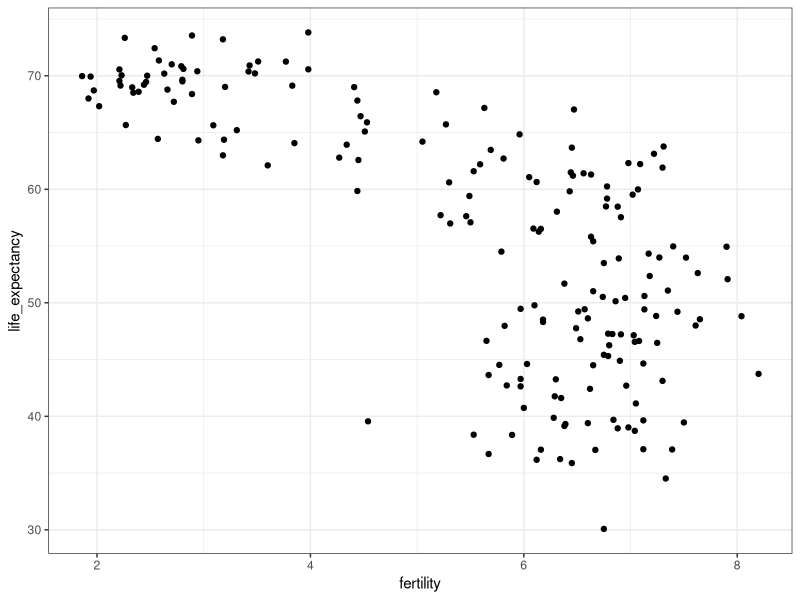
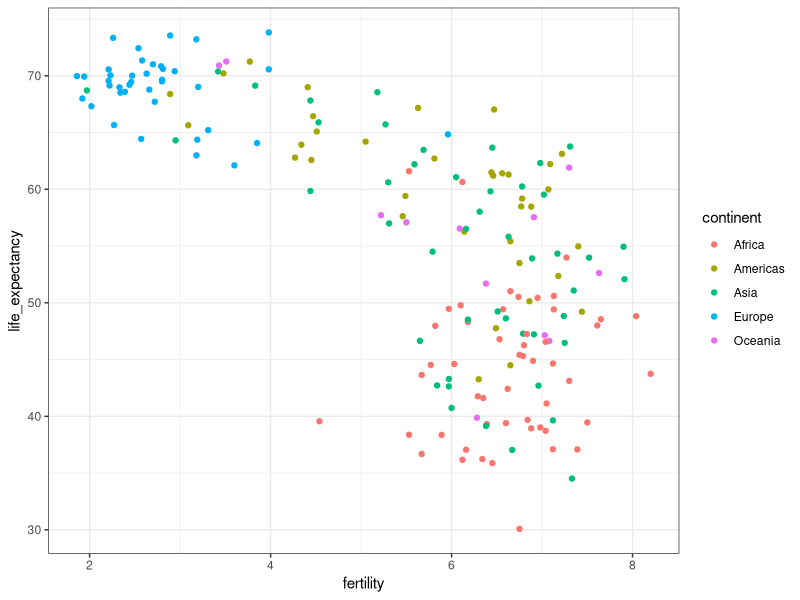
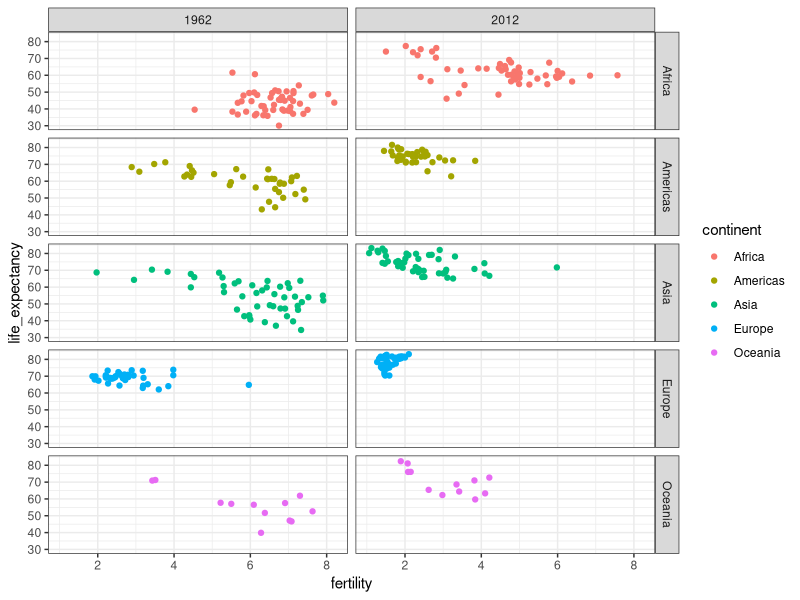
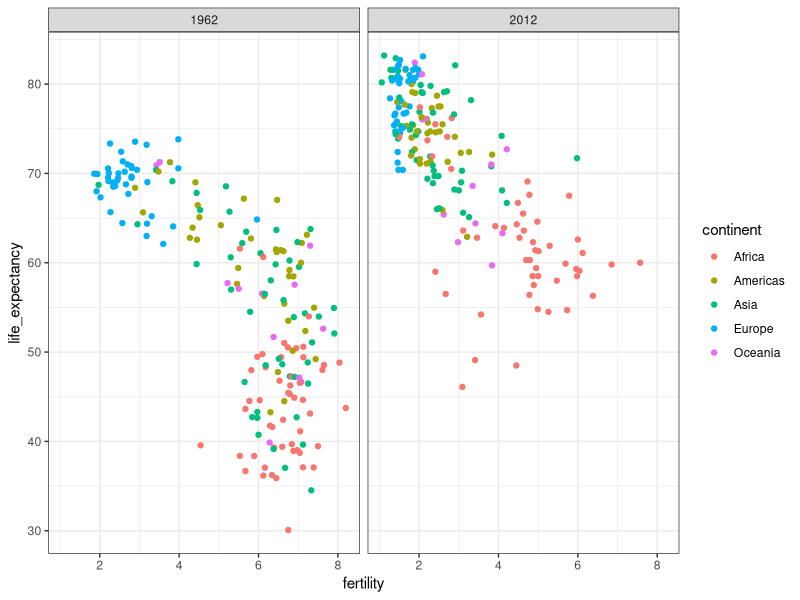
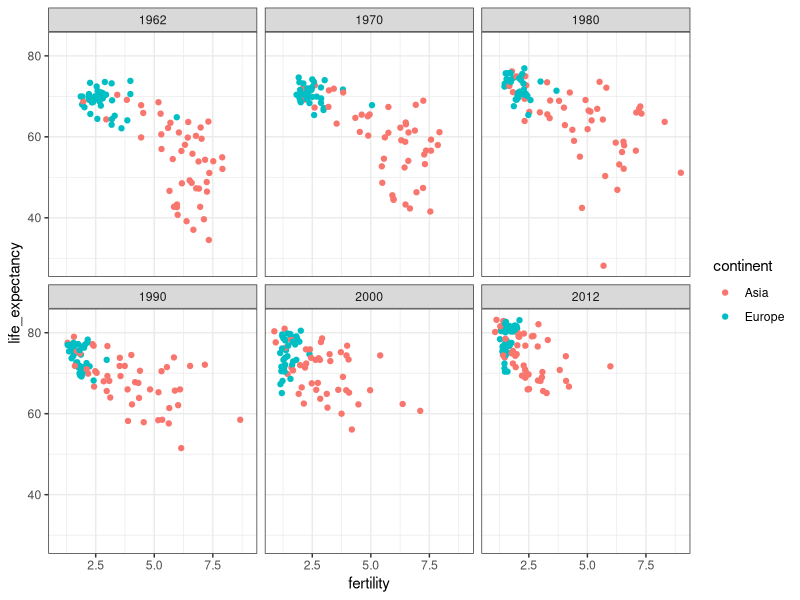
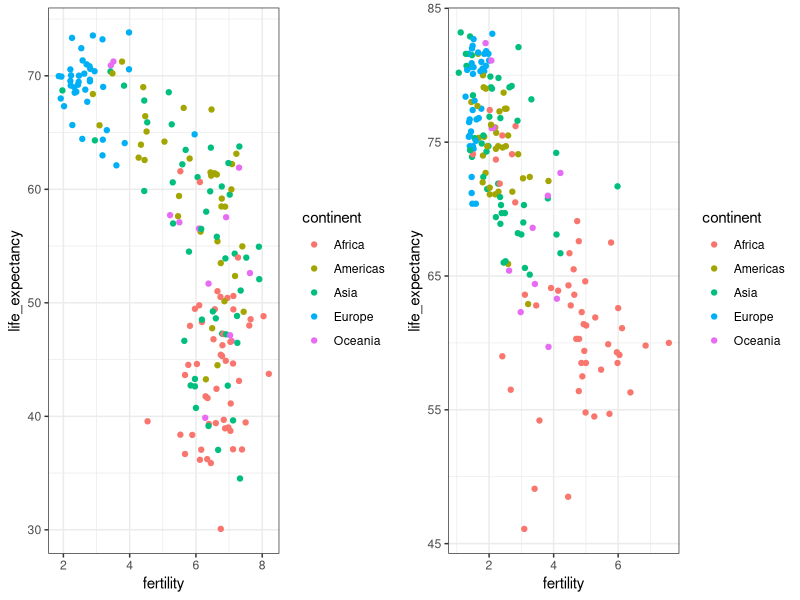
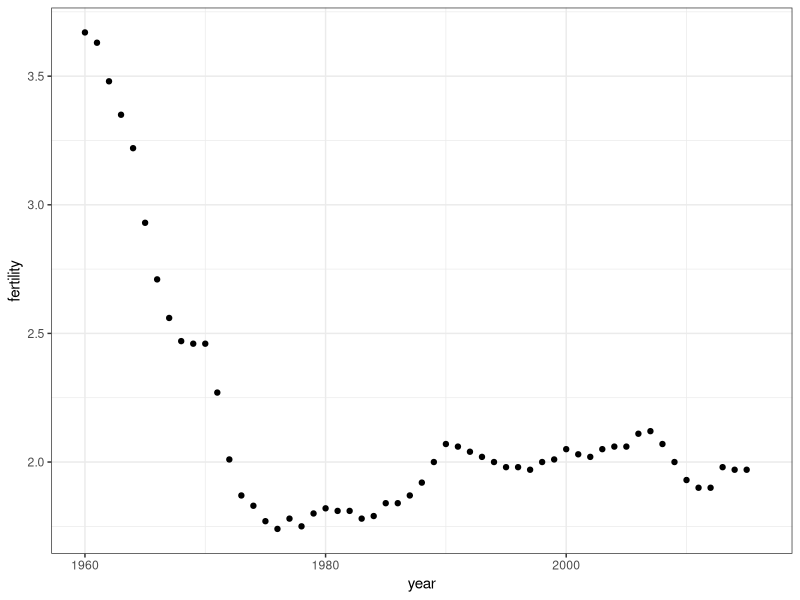
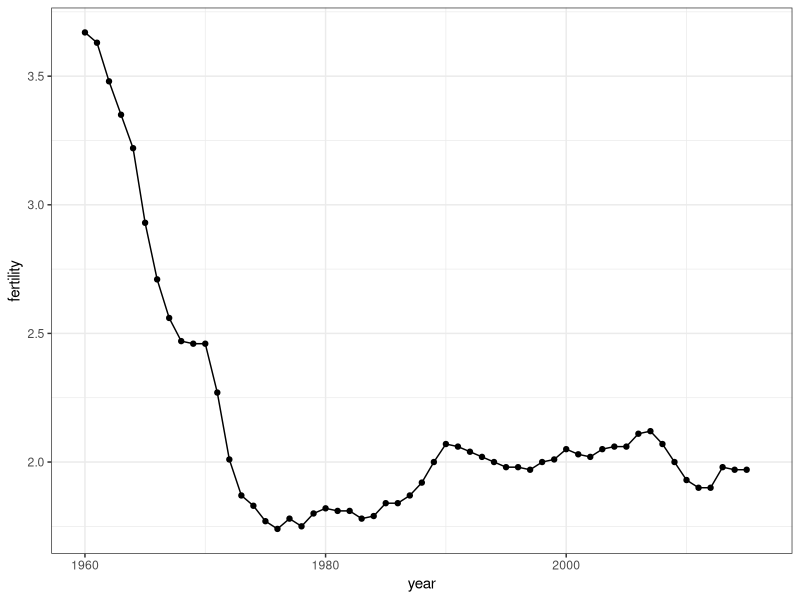

The R source for these figures, in order:
## ---- chunk 1
knitr::opts_chunk$set(echo = TRUE)
## ---- chunk 2
library(dslabs)
data(gapminder)
head(gapminder)
## ---- chunk 3
library(tidyverse)
gapminder %>% filter(year == 2015 & country %in% c("Sri Lanka","Turkey")) %>% 
              select(country, infant_mortality)
## ---- chunk 4
comp_table <- tibble(comparison = rep(1:5, each = 2),
              country = c("Sri Lanka", "Turkey", "Poland", "South Korea", "Malaysia", "Russia", "Pakistan","Vietnam","Thailand","South Africa"))

tmp <- gapminder %>% filter(year == 2015) %>% 
                     select(country, infant_mortality) %>% 
                     mutate(country = as.character(country)) ##to match characters to characters
  
tab <- inner_join(comp_table, tmp, by = "country") %>% select(-comparison)
  
bind_cols(slice(tab,seq(1,9,2)), slice(tab,seq(2,10,2))) %>% knitr::kable(col.names = c('Country_1', 'Infant_Mortality_1', 'Country_2', 'Infant_Mortality_2'))
## ---- chunk 5
ds_theme_set()

gapminder %>% filter(year == 1962) %>%
  ggplot(aes(fertility, life_expectancy)) +
  geom_point()
## ---- chunk 6
filter(gapminder, year == 1962) %>%
  ggplot(aes(fertility, life_expectancy, color = continent)) +
  geom_point() 
## ---- chunk 7
gapminder %>% filter(year %in% c(1962, 2012)) %>%
  ggplot(aes(fertility, life_expectancy, color = continent)) +
  geom_point() +
  facet_grid(continent~year)
## ---- chunk 8
filter(gapminder, year %in% c(1962, 2012)) %>%
  ggplot(aes(fertility, life_expectancy, color = continent)) +
  geom_point() +
  facet_grid(. ~ year)
## ---- chunk 9
years <- c(1962, 1970, 1980, 1990, 2000, 2012)
continents <- c("Europe", "Asia")
gapminder %>% 
  filter(year %in% years & continent %in% continents) %>%
  ggplot(aes(fertility, life_expectancy, color = continent)) +
  geom_point() +
  facet_wrap(. ~ year) 
## ---- chunk 10
library(gridExtra)
p1 <- filter(gapminder, year == 1962) %>%
  ggplot(aes(fertility, life_expectancy, col = continent)) +
  geom_point() 

p2 <- filter(gapminder, year == 2012) %>%
  ggplot(aes(fertility, life_expectancy, col = continent)) +
  geom_point() 

grid.arrange(p1, p2, ncol = 2)
## ---- chunk 11
gapminder %>% filter(country == "United States") %>% 
  ggplot(aes(year, fertility)) +
  geom_point()
## ---- chunk 12
gapminder %>% filter(country == "United States") %>% 
  ggplot(aes(year,fertility)) +
  geom_line() +
  geom_point()
## ---- chunk 13
countries <- c("South Korea", "Germany")
gapminder %>% filter(country %in% countries) %>% 
  ggplot(aes(year,fertility)) +
  geom_line()
## ---- chunk 14
countries <- c("South Korea", "Germany")
gapminder %>% filter(country %in% countries) %>% 
  ggplot(aes(year, fertility, group = country)) +
  geom_line()
## ---- chunk 15
countries <- c("South Korea", "Germany")
gapminder %>% filter(country %in% countries) %>% 
  ggplot(aes(year,fertility, color = country)) +
  geom_line()
## ---- chunk 16
labels <- data.frame(country = countries, x = c(1975, 1965), y = c(60, 72))
labels
gapminder %>% filter(country %in% countries) %>% 
  ggplot(aes(year, life_expectancy, color = country)) +
  geom_line() +
  geom_text(data = labels, aes(x, y, label = country), size = 5) +
  theme(legend.position = "none")
## ---- chunk 17
gapminder <- gapminder %>% 
  mutate(dollars_per_day = gdp/population/365)
## ---- chunk 18
past_year <- 1970
gapminder %>% 
  filter(year == past_year & !is.na(gdp)) %>%
  ggplot(aes(dollars_per_day)) + 
  geom_histogram(binwidth = 1, color = "black", fill = "green")
## ---- chunk 19
gapminder %>% 
  filter(year == past_year & !is.na(gdp)) %>%
  ggplot(aes(log2(dollars_per_day))) + 
  geom_histogram(binwidth = 1, color = "black")
## ---- chunk 20
gapminder %>% filter(year == past_year) %>%
  ggplot(aes(log10(population))) +
  geom_histogram(binwidth = 0.5, color = "black")
## ---- chunk 21
gapminder %>% 
  filter(year == past_year & !is.na(gdp)) %>%
  ggplot(aes(dollars_per_day)) + 
  geom_histogram(binwidth = 1, color = "black") +
  scale_x_continuous(trans = "log2")
## ---- chunk 22
levels(gapminder$region)
length(levels(gapminder$region))
## ---- chunk 23
p <- gapminder %>% 
  filter(year == past_year & !is.na(gdp)) %>%
  ggplot(aes(region, dollars_per_day)) 
p + geom_boxplot() 
## ---- chunk 24
p + geom_boxplot() +
  theme(axis.text.x = element_text(angle = 90, hjust = 1))
## ---- chunk 25
fac <- factor(c("Asia", "Asia", "West", "West", "West"))
levels(fac)

value <- c(10, 11, 12, 6, 4)
fac <- reorder(fac, value, FUN = mean)
levels(fac)
## ---- chunk 26
p <- gapminder %>% 
  filter(year == past_year & !is.na(gdp)) %>%
  mutate(region = reorder(region, dollars_per_day, FUN = median)) %>%
  ggplot(aes(region, dollars_per_day, fill = continent)) +
  geom_boxplot() +
  theme(axis.text.x = element_text(angle = 90, hjust = 1)) +
  xlab("")
p
## ---- chunk 27
p + scale_y_continuous(trans = "log2")
## ---- chunk 28
p + scale_y_continuous(trans = "log2") + geom_point() 
## ---- chunk 29
west <- c("Western Europe","Northern Europe","Southern Europe",
          "Northern America","Australia and New Zealand")
## ---- chunk 30
gapminder %>% 
  filter(year == past_year & !is.na(gdp)) %>%
  mutate(group = ifelse(region %in% west, "West", "Developing")) %>%
  ggplot(aes(dollars_per_day)) +
  geom_histogram(binwidth = 1, color = "black") +
  scale_x_continuous(trans = "log2") + 
  facet_grid(. ~ group)
## ---- chunk 31
past_year <- 1970
present_year <- 2010
gapminder %>% 
  filter(year %in% c(past_year, present_year) & !is.na(gdp)) %>%
  mutate(group = ifelse(region %in% west, "West", "Developing")) %>%
  ggplot(aes(dollars_per_day)) +
  geom_histogram(binwidth = 1, color = "black") +
  scale_x_continuous(trans = "log2") + 
  facet_grid(year ~ group)
## ---- chunk 32
country_list_1 <- gapminder %>% 
  filter(year == past_year & !is.na(dollars_per_day)) %>% .$country

country_list_2 <- gapminder %>% 
  filter(year == present_year & !is.na(dollars_per_day)) %>% .$country
      
country_list <- intersect(country_list_1, country_list_2)
## ---- chunk 33
gapminder %>% 
  filter(year %in% c(past_year, present_year) & country %in% country_list) %>%
  mutate(group = ifelse(region %in% west, "West", "Developing")) %>%
  ggplot(aes(dollars_per_day)) +
  geom_histogram(binwidth = 1, color = "black") +
  scale_x_continuous(trans = "log2") + 
  facet_grid(year ~ group)
## ---- chunk 34
p <- gapminder %>% 
  filter(year %in% c(past_year, present_year) & country %in% country_list) %>%
  mutate(region = reorder(region, dollars_per_day, FUN = median)) %>%
  ggplot() +
  theme(axis.text.x = element_text(angle = 90, hjust = 1)) +
  xlab("") +
  scale_y_continuous(trans = "log2")  
## ---- chunk 35
p + geom_boxplot(aes(region, dollars_per_day, fill = continent)) +
  facet_grid(year~.)
## ---- chunk 36
p + geom_boxplot(aes(region, dollars_per_day, fill = factor(year)))
## ---- chunk 37
gapminder %>% 
  filter(year %in% c(past_year, present_year) & country %in% country_list) %>%
  mutate(year = ifelse(year == past_year, "past", "present")) %>%
  select(country, region, continent, year, dollars_per_day) %>%
  head()
## ---- chunk 38
gapminder %>% 
  filter(year %in% c(past_year, present_year) & country %in% country_list) %>%
  mutate(year = ifelse(year == past_year, "past", "present")) %>%
  select(country, region, continent, year, dollars_per_day) %>%
  spread(year, dollars_per_day) %>%
  head()
## ---- chunk 39
gapminder %>% 
  filter(year %in% c(past_year, present_year) & country %in% country_list) %>%
  mutate(year = ifelse(year == past_year, "past", "present")) %>%
  select(country, region, continent, year, dollars_per_day) %>%
  spread(year, dollars_per_day)  %>%
  mutate(difference = present/past) %>%
  mutate(region = reorder(region, difference, FUN = median)) %>%
  ggplot(aes(region,  difference, fill = factor(continent))) +
  geom_boxplot() + 
  geom_point(show.legend = FALSE) +
  theme(axis.text.x = element_text(angle = 90, hjust = 1)) +
  xlab("") + ylab("Fold Increase Between 1970 and 2010") +
  scale_y_continuous(trans = "log2")  
## ---- chunk 40
ylab(paste("Fold Increase Between", past_year, "and", present_year))
## ---- chunk 41
gapminder %>% 
  filter(year %in% c(past_year, present_year) & country %in% country_list) %>%
  ggplot(aes(dollars_per_day)) +
  geom_density(fill = "grey") + 
  scale_x_continuous(trans = "log2") + 
  facet_grid(year~.)
## ---- chunk 42
gapminder %>% 
  filter(year == past_year & country %in% country_list) %>%
  mutate(group = ifelse(region %in% west, "West", "Developing")) %>% group_by(group) %>% 
  summarize(n=n()) %>% knitr::kable()
## ---- chunk 43
gapminder %>% 
  filter(year %in% c(past_year, present_year) & country %in% country_list) %>%
  mutate(group = ifelse(region %in% west, "West", "Developing")) %>%
  ggplot(aes(dollars_per_day, fill = group)) +
  scale_x_continuous(trans = "log2") +
  geom_density(alpha = 0.2) + 
  facet_grid(year ~ .)
## ---- chunk 44
p <- gapminder %>% 
  filter(year %in% c(past_year, present_year) & country %in% country_list) %>%
  mutate(group = ifelse(region %in% west, "West", "Developing")) %>%
  ggplot(aes(dollars_per_day, y = ..count.., fill = group)) +
  scale_x_continuous(trans = "log2")

p + geom_density(alpha = 0.2) + facet_grid(year ~ .)
## ---- chunk 45
p + geom_density(alpha = 0.2, bw = 0.75) + facet_grid(year ~ .)
## ---- chunk 46
gapminder <- gapminder %>% 
  mutate(group = case_when(
    region %in% west ~ "West",
    region %in% c("Eastern Asia", "South-Eastern Asia") ~ "East Asia",
    region %in% c("Caribbean", "Central America", "South America") ~ "Latin America",
    continent == "Africa" & region != "Northern Africa" ~ "Sub-Saharan Africa",
    TRUE ~ "Others"))
## ---- chunk 47
gapminder <- gapminder %>% 
  mutate(group = factor(group, levels = c("Others", "Latin America", "East Asia","Sub-Saharan Africa", "West")))
## ---- chunk 48
p <- gapminder %>% 
    filter(year %in% c(past_year, present_year) & country %in% country_list) %>%
  ggplot(aes(dollars_per_day, y = ..count.., fill = group, color = group)) +
  scale_x_continuous(trans = "log2")

p + geom_density(alpha = 0.2, bw = 0.75, size = 2) + facet_grid(year ~ .)
## ---- chunk 49
p + geom_density(alpha = 0.2, bw = 0.75, position = "stack") + facet_grid(year ~ .)
## ---- chunk 50
gapminder %>% 
    filter(year %in% c(past_year, present_year) & country %in% country_list) %>%
  group_by(year) %>%
  mutate(weight = population/sum(population)) %>%
  ungroup() %>%
  ggplot(aes(dollars_per_day, fill = group, weight = weight)) +
  scale_x_continuous(trans = "log2") + 
  geom_density(alpha = 0.2, bw = 0.75, position = "stack") + facet_grid(year ~ .) 
## ---- chunk 51
gapminder <- gapminder %>% 
  mutate(group = case_when(
    region %in% west ~ "The West",
    region %in% "Northern Africa" ~ "Northern Africa",
    region %in% c("Eastern Asia", "South-Eastern Asia") ~ "East Asia",
    region == "Southern Asia"~ "Southern Asia",
    region %in% c("Central America", "South America", "Caribbean") ~ "Latin America",
    continent == "Africa" & region != "Northern Africa" ~ "Sub-Saharan Africa",
    region %in% c("Melanesia", "Micronesia", "Polynesia") ~ "Pacific Islands"))
## ---- chunk 52
surv_income <- gapminder %>% 
  filter(year %in% present_year & !is.na(gdp) & !is.na(infant_mortality) & !is.na(group)) %>%
  group_by(group) %>%
  summarize(income = sum(gdp)/sum(population)/365,
            infant_survival_rate = 1-sum(infant_mortality/1000*population)/sum(population)) 

surv_income %>% arrange(income)
## ---- chunk 53
surv_income %>% ggplot(aes(income, infant_survival_rate, label = group, color = group)) +
  scale_x_continuous(trans = "log2", limit = c(0.25, 150)) +
  scale_y_continuous(trans = "logit", limit = c(0.875, .9981), 
                     breaks = c(.85,.90,.95,.99,.995,.998)) +
  geom_label(size = 3, show.legend = FALSE)
## ---- chunk 54
library(ggrepel)
highlight <- c("Sierra Leone", "Mauritius",  "Sudan", "Botswana", "Tunisia",
               "Cambodia","Singapore","Chile", "Haiti", "Bolivia",
               "United States","Sweden", "Angola", "Serbia")

gapminder %>% filter(year %in% present_year & !is.na(gdp) & !is.na(infant_mortality) & !is.na(group) ) %>%
  ggplot(aes(dollars_per_day, 1 - infant_mortality/1000, color = group, label = country)) +
  scale_x_continuous(trans = "log2", limits=c(0.25, 150)) +
  scale_y_continuous(trans = "logit",limit=c(0.875, .9981),
                     breaks=c(.85,.90,.95,.99,.995,.998)) + 
  geom_point(alpha = 0.5, size = 3) +
  geom_text_repel(size = 4, show.legend = FALSE,
    data = filter(gapminder, year %in% present_year & country %in% highlight))
